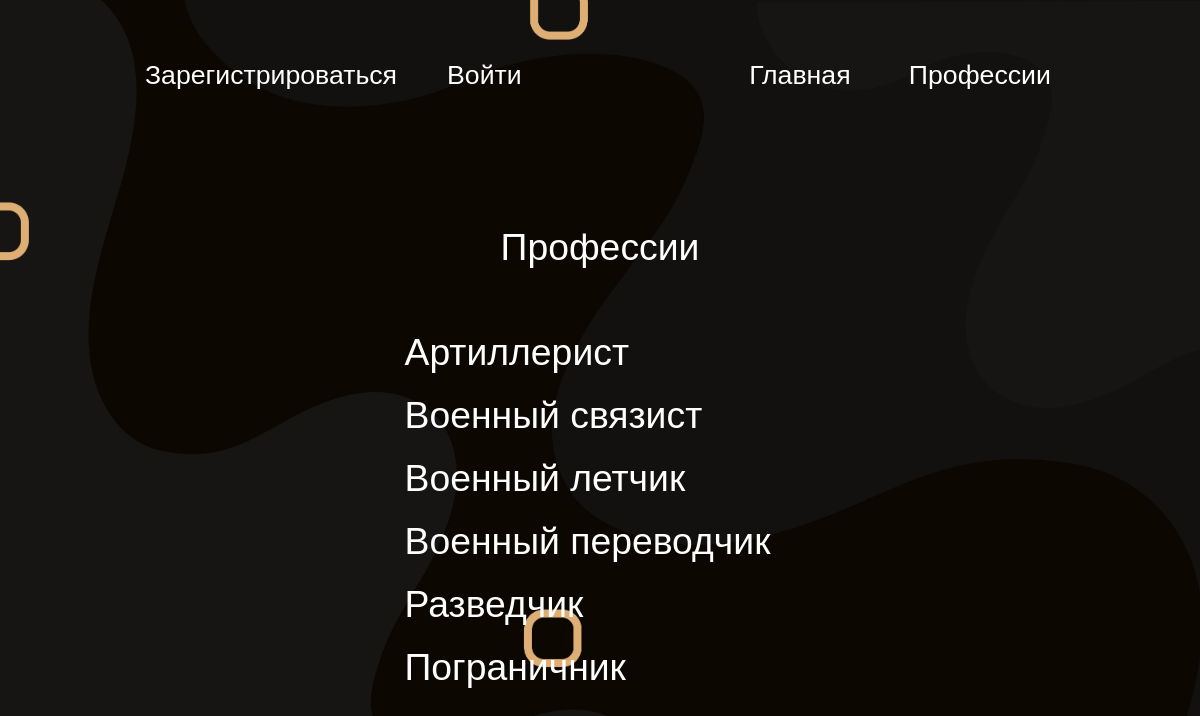
Page /professions/1 on the committed database.
### Project/data/models/professions.py (models this page shows)
class Profession(SqlAlchemyBase, SerializerMixin):
    __tablename__ = 'professions'
    id = Column(Integer, primary_key=True, autoincrement=True)
    title = Column(String)
    description = Column(String)
    category_id = Column(Integer, ForeignKey('professions_categories.id'))
    professions_categories = orm.relation('ProfessionsCategories')

### Project/application.py (the view)
@app.route('/professions/<int:category_id>')
def professions(category_id):
    db = db_session.create_session()
    professions = db.query(Profession).filter(Profession.category_id == category_id).all()
    return render_template('professions.html', title='Твоя профессия', professions=professions)

### Project/data/db_session.py (called while the page is built)
def create_session() -> orm.Session:
    global __factory
    return __factory()

### Project/templates/professions.html (shortened to what this page needs)
{% extends 'base.html' %}
{% block content %}
<main class='text-center container'>
    <h1 class="professions-categories" align="center">Профессии</h1>
    <div class="container">
        <ul class="list-group">
            {% for profession in professions %}
                <a href="/profession_description/{{ profession.id }}"><li class="category-li">{{ profession.title }}
                </li></a>
            {% endfor %}
        </ul>
    </div>
    </main>
{% endblock %}

### Project/static/css/style1.css (style rules this page uses)
body { margin: 0px; padding: 0px; width: 100%; min-height: 100vh; font-family: Arial; background: url(images/background.png) no-repeat; -moz-background-size: cover; -webkit-background-size: cover; -o-background-size: cover; background-size: cover; color: white; }
a { text-decoration: none; color: white; }
ul { padding: 0; }
.list-group { list-style-type: none; font-size: 28pt; margin-top: 25px; }
.category-li { font-size: 28pt; animation-duration: 1s; animation-name: unfade_3_step; padding-top: 10px; padding-bottom: 10px; padding-left: 25px; padding-right: 25px; border-radius: 30px; margin-left: -25px; color: white; }
.professions-categories { color: white; font-weight: normal; font-size: 28pt; animation-duration: 1s; animation-name: unfade_banner; }

### Project/templates/base.html (style rules this page uses)
body { background: url(../static/img/background.png) no-repeat; -moz-background-size: cover; -webkit-background-size: cover; -o-background-size: cover; background-size: cover; }

### rows in the picture
Profession: title "Артиллерист"
Profession: title "Военный связист"
Profession: title "Военный летчик"
Profession: title "Военный переводчик"
Profession: title "Разведчик"
Profession: title "Пограничник"
